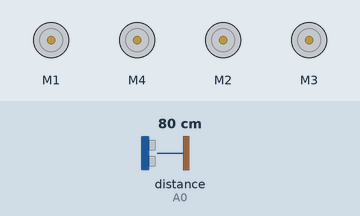
Recording of a sketch running on a simulated Arduino Uno, built with avr-gcc and run on an emulated ATmega328P. Shown: 4 × DC motor (green arrow = forward, orange = backward, longer = faster). Inputs (shaded band) come from the test bench; at power-on: distance to the obstacle (sensor on A0) 80 cm. The echo pulse lasts 58.3 µs per cm.

Above: at 0.1 s.
At 0.6 s:
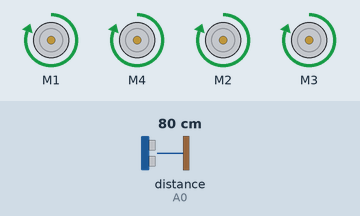
Timing chart, 0 to 2.1 s (numbered marks = the images above):
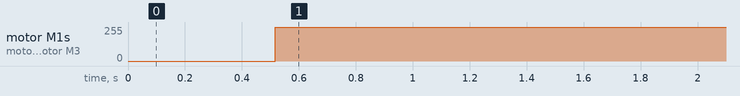

Measured:
- by itself, motor M1, motor M4, motor M2, motor M3: stopped → forward 255/255 at 0.52 s

The sketch:

4wdCar.ino
```cpp
#include <NewPing.h>
#include <AFMotor.h>


#define TRIGGER_PIN A5
#define ECHO_PIN A0
#define MAX_DISTANCE 200

NewPing sonar(TRIGGER_PIN, ECHO_PIN, MAX_DISTANCE);

  AF_DCMotor  motorFR(1);
  AF_DCMotor  motorBR(4);
  AF_DCMotor  motorFL(2);
  AF_DCMotor  motorBL(3);


void setup() {

  Serial.begin(115200);

  // VELOCIDADE DOS MOTORES
  motorFR.setSpeed(255);
  motorBR.setSpeed(255);
  motorFL.setSpeed(255);
  motorBL.setSpeed(255);


  // INICIAM PARADOS
  motorFR.run(RELEASE);
  motorBR.run(RELEASE);
  motorFL.run(RELEASE);
  motorBL.run(RELEASE);


}

void loop() {

  delay(500);
  while(sonar.ping_cm() > 10){

   /* Serial.print("Ping: ");
    Serial.print(sonar.ping_cm());
    Serial.println("cm");
   */

    moveForward();
  }

  halt();
  delay(2000);

}
  void moveForward() {
    motorFR.run(FORWARD);
    motorBR.run(FORWARD);
    motorFL.run(FORWARD);
    motorBL.run(FORWARD);

  }

  void moveBackward() {
    motorFR.run(BACKWARD);
    motorBR.run(BACKWARD);
    motorFL.run(BACKWARD);
    motorBL.run(BACKWARD);
  }

  void moveRight() {
    motorFR.run(RELEASE);
    motorBR.run(RELEASE);
    motorFL.run(FORWARD);
    motorBL.run(FORWARD);
  }

  void moveLeft() {
    motorFR.run(FORWARD);
    motorBR.run(FORWARD);
    motorFL.run(RELEASE);
    motorBL.run(RELEASE);
  }

  void halt() {
    motorFR.run(RELEASE);
    motorFL.run(RELEASE);
    motorBR.run(RELEASE);
    motorBL.run(RELEASE);
  }
```
